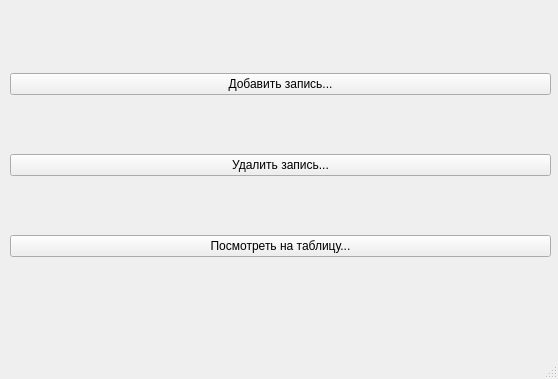
<?xml version="1.0" encoding="UTF-8"?>
<ui version="4.0">
 <class>MainWindow1</class>
 <widget class="QMainWindow" name="MainWindow1">
  <property name="geometry">
   <rect>
    <x>0</x>
    <y>0</y>
    <width>558</width>
    <height>379</height>
   </rect>
  </property>
  <property name="windowTitle">
   <string>MainWindow</string>
  </property>
  <widget class="QWidget" name="centralwidget">
   <widget class="QWidget" name="">
    <property name="geometry">
     <rect>
      <x>10</x>
      <y>20</y>
      <width>541</width>
      <height>291</height>
     </rect>
    </property>
    <layout class="QVBoxLayout" name="verticalLayout">
     <item>
      <widget class="QPushButton" name="addButton">
       <property name="text">
        <string>Добавить запись...</string>
       </property>
      </widget>
     </item>
     <item>
      <widget class="QPushButton" name="delButton">
       <property name="text">
        <string>Удалить запись...</string>
       </property>
      </widget>
     </item>
     <item>
      <widget class="QPushButton" name="showButton">
       <property name="text">
        <string>Посмотреть на таблицу...</string>
       </property>
      </widget>
     </item>
    </layout>
   </widget>
  </widget>
  <widget class="QStatusBar" name="statusbar"/>
 </widget>
 <resources/>
 <connections/>
</ui>
